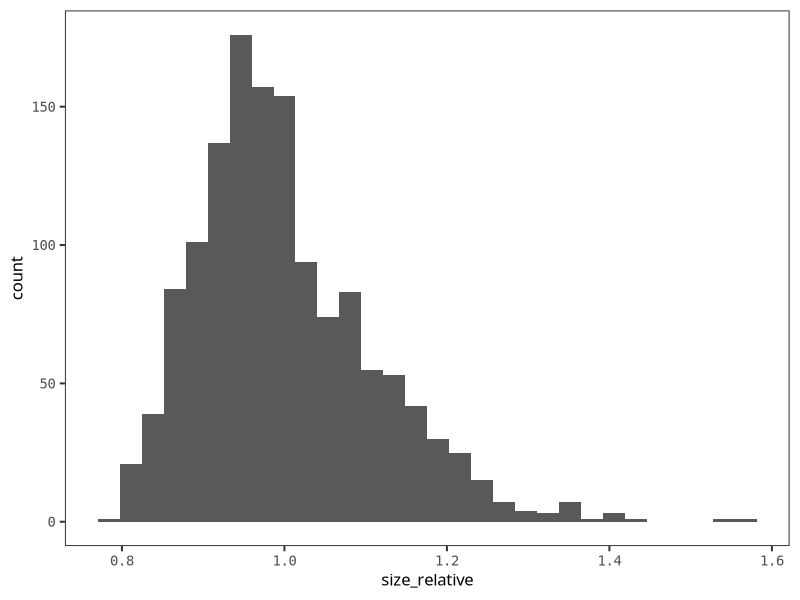
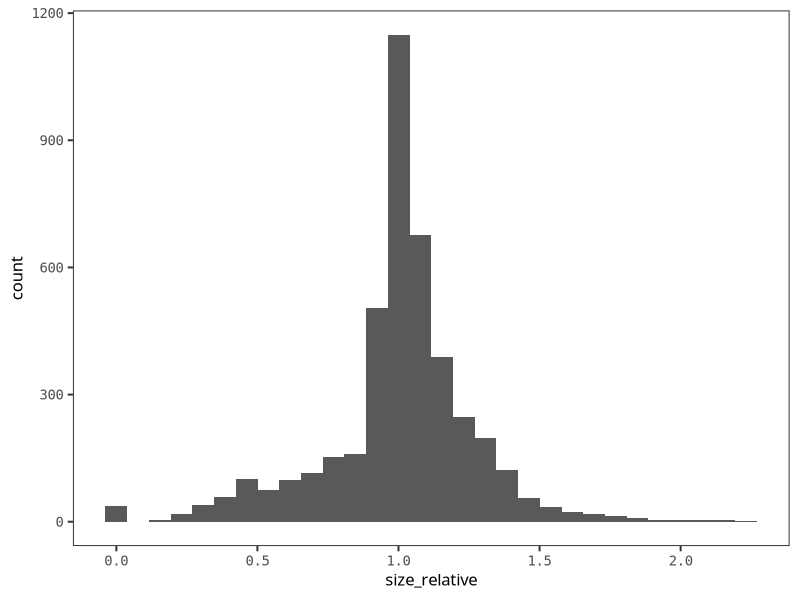

Write R code to recreate these figures, in order.
## ---- chunk 1
knitr::opts_chunk$set(echo = T, warning = F, message = F)

## Set working directory and clear memory
setwd("/Users/shannoncarter/Desktop/GitHub_Repos/phenology-abm")
rm(list = ls(all = T))

## Load required packages
library(tidyverse)
library(lme4)

## Load universal plotting elements
mytheme <-   theme_bw(base_size = 15, base_family = "Trebuchet MS") +
  theme(legend.text = element_text(size = 10),
        legend.title = element_text(size = 11),
        text = element_text(size = 14),
        axis.title = element_text(size = 12),
        axis.text  = element_text(size = 10, family = "Andale Mono"),
        panel.grid = element_blank())
## ---- chunk 2
ind <- read.csv("ind2sp.csv", header = T)
head(ind)
## ---- chunk 3
## Prepare data
survival_model_data <- ind %>% 
  # remove run_num to pool all replicates of a treatment. also remove others we don't need
  select(-c(X, run_num, biom_fish, biom_dfly, biom_tot, end_date, growth_rate, id, sync_dfly, mean_dfly)) %>% 
  # "fish" is focal species that we manipulated
  filter(sp == "f") %>% 
  # only a few of these... I think the simulation ended before they "hatched"
  filter(!is.na(max_size)) %>% 
  # group by treatment to do the relativazation calculations
  group_by(sync_fish, mean_fish) %>% 
  # standardize arrival date for each treatment combination
  mutate(trt_max_hatch_date = max(hatch_date),
         trt_min_hatch_date = min(hatch_date),
         trt_mean_hatch_date = mean(hatch_date),
         hatch_percentile = round((hatch_date - trt_mean_hatch_date)/(trt_max_hatch_date - trt_min_hatch_date), 3))

head(survival_model_data)
## ---- chunk 4
## Fitness = survival model
m_surv <- glm(data = survival_model_data, meta ~ hatch_percentile + sync_fish + mean_fish +
                   hatch_percentile*sync_fish +
                   hatch_percentile*mean_fish +
                   sync_fish*mean_fish +
                   hatch_percentile*sync_fish*mean_fish,
              family=binomial(link="logit"))
print(summary(m_surv))
coef(m_surv)
## ---- chunk 5
## Prepare data
size_model_data <- ind %>% 
  # remove run_num to pool all replicates of a treatment. also remove others we don't need
  select(-c(X, run_num, biom_fish, biom_dfly, biom_tot, end_date, growth_rate, id, sync_dfly, mean_dfly)) %>% 
  # "fish" is focal species that we manipulated
  filter(sp == "f") %>% 
  # filter only those that survived
  filter(meta == 1) %>% 
  # only a few of these... I think the simulation ended before they "hatched"
  filter(!is.na(max_size)) %>% 
  # group by treatment to do the relativazation calculations
  group_by(sync_fish, mean_fish) %>% 
  # standardize fitness by dividing mass by treatment mean
  mutate(size_relative = max_size / mean(max_size)) %>% 
  # standardize arrival date for each treatment combination
  mutate(trt_max_hatch_date = max(hatch_date),
         trt_min_hatch_date = min(hatch_date),
         trt_mean_hatch_date = mean(hatch_date),
         hatch_percentile = round((hatch_date - trt_mean_hatch_date)/(trt_max_hatch_date - trt_min_hatch_date), 3))

head(size_model_data)

# View distribution of final sizes - pretty normal
ggplot(size_model_data, aes(x = size_relative)) + geom_histogram() + mytheme

## ---- chunk 6
## Fitness = mass model
m_size <- glm(data = size_model_data,
              size_relative ~
                hatch_percentile + sync_fish + mean_fish +
                hatch_percentile*sync_fish +
                hatch_percentile*mean_fish +
                sync_fish*mean_fish +
                hatch_percentile*sync_fish*mean_fish)
print(summary(m_size))
coef(m_size)
## ---- chunk 7
ind_1 <- read.csv("ind1sp.csv", header = T)
head(ind_1)
## ---- chunk 8
## Prepare data
survival_model_data_1 <- ind_1 %>% 
  # remove run_num to pool all replicates of a treatment. also remove others we don't need
  select(-c(X, run_num, synchrony, asymmetry, n_surv, n_dead, biomass, mean_size, end_date, growth_time, growth_rate)) %>% 
  # group by treatment to do the relativazation calculations
  group_by(sync, asym) %>% 
  # standardize arrival date for each treatment combination
  mutate(trt_max_hatch_date = max(hatch_date),
         trt_min_hatch_date = min(hatch_date),
         trt_mean_hatch_date = mean(hatch_date),
         hatch_percentile = round((hatch_date - trt_mean_hatch_date)/(trt_max_hatch_date - trt_min_hatch_date), 3))

head(survival_model_data_1)
## ---- chunk 9
m_surv <- glm(data = survival_model_data_1, 
              meta ~ 
                hatch_percentile + sync + asym +
                hatch_percentile*sync +
                hatch_percentile*asym +
                sync*asym +
                hatch_percentile*sync*asym,
              family=binomial(link="logit"))
print(summary(m_surv))
coef(m_surv)
## ---- chunk 10
# Prepare data
size_model_data_1 <- ind_1 %>% 
  # remove run_num to pool all replicates of a treatment. also remove others we don't need
  select(-c(X, run_num, synchrony, asymmetry, n_surv, n_dead, biomass, mean_size, end_date, growth_time, growth_rate)) %>% 
  # group by treatment to do the relativazation calculations
  group_by(sync, asym) %>% 
  # standardize fitness by dividing mass by treatment mean
  mutate(size_relative = final_size / mean(final_size)) %>% 
  # standardize arrival date for each treatment combination
  mutate(trt_max_hatch_date = max(hatch_date),
         trt_min_hatch_date = min(hatch_date),
         trt_mean_hatch_date = mean(hatch_date),
         hatch_percentile = round((hatch_date - trt_mean_hatch_date)/(trt_max_hatch_date - trt_min_hatch_date), 3))

head(size_model_data_1)

# View distribution of final sizes - pretty normal
ggplot(size_model_data_1, aes(x = size_relative)) + geom_histogram() + mytheme

## ---- chunk 11
## Fitness = mass model
m_size_1 <- glm(data = size_model_data_1,
              size_relative ~
                hatch_percentile + sync + asym +
                hatch_percentile*sync +
                hatch_percentile*asym +
                sync*asym +
                hatch_percentile*sync*asym)
print(summary(m_size_1))
coef(m_size_1)
